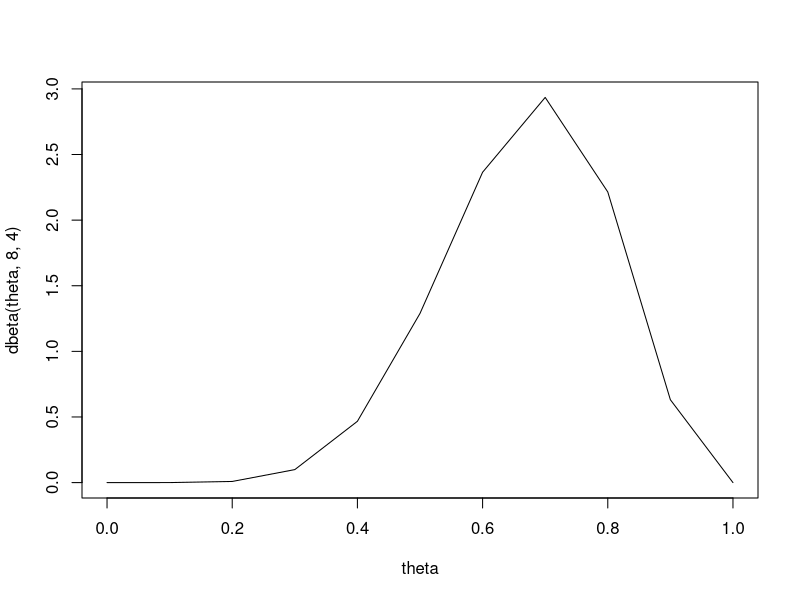

This chart was generated by the following R code:
# Suppose we have two students taking a 40-question 
# multiple-choice exam.
# We think they will do better than chance.

# 1. What are our parameters of interest? 

# Ad 1: Theta 1 and thata 2 - probailities that a given student gets a question right


# 2. what is our likelihood?

# It's Binom(40, theta), assuming that questions are independent and 
# probabilities of answers are the same for each question


# 3. What prior should we use? 
# Beta, as it's a conjucate prior for binom.
theta = seq(0, 1, .1)
plot(theta, dbeta(theta, 8, 4), type = 'l')
# beta(8, 4) gives a reasonable model of doing better than chance (P > .25)
prior_alpha = 8
prior_beta  = 4

# 4. What's the prior probability that theta > .25, > .5, > .8?
1 - pbeta(.25, prior_alpha, prior_beta)
1 - pbeta( .5, prior_alpha, prior_beta)
1 - pbeta( .8, prior_alpha, prior_beta)

# 5. Suppose the first student takes the test and gets 33 of the 40 questions right.
#    What's the postrior distribution for their parameter? 
#    What's P(theta > .25), > .5,  > .8?
#    What's a 95% credible interval for it? 
post_alpha_1 = prior_alpha + 33
post_beta_1  = prior_beta  + 7

post_mean_1  = post_alpha_1 / (post_alpha_1 + post_beta_1)
cat('Posterior mean:', post_mean_1)
cat('MLE:', 33/40)

1 - pbeta(.25, post_alpha_1, post_beta_1)
1 - pbeta( .5, post_alpha_1, post_beta_1)
1 - pbeta( .8, post_alpha_1, post_beta_1)

cat('95% CI:', qbeta(.025, post_alpha_1, post_beta_1), 
               qbeta(.975, post_alpha_1, post_beta_1))

# 6. Suppose the 2nd student gets 24 questions right.
#    What's the distribution for their parameter?
#    What's P(theta > .25), > .5, > .8?
#    What's a 95% credible interval for it? 
post_alpha_2 = prior_alpha + 24
post_beta_2  = prior_beta  + 40 - 24

post_mean_2  = post_alpha_2 / (post_alpha_2 + post_beta_2)
cat('Posterior mean:', post_mean_2)
cat('MLE:', 24/40)

1 - pbeta(.25, post_alpha_2, post_beta_2)
1 - pbeta( .5, post_alpha_2, post_beta_2)
1 - pbeta( .8, post_alpha_2, post_beta_2)

cat('95% CI:', qbeta(.025, post_alpha_2, post_beta_2), 
               qbeta(.975, post_alpha_2, post_beta_2))


# 7) Estimate by simulation: draw 1,000 samples from each and see how often 
#    we observe theta1 > theta2

theta_1 = rbeta(1000,41,11)
theta_2 = rbeta(1000,32,20)
mean(theta_1 > theta_2)

